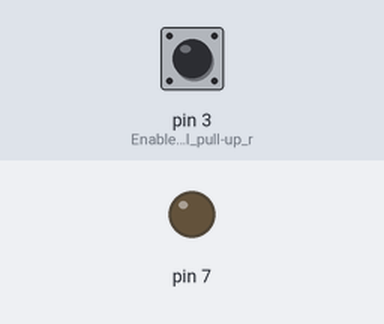
Simulated run of this sketch. Board: Arduino Uno, built with avr-gcc and run on an emulated ATmega328P. On the bench: output pins drawn as LEDs (lit = HIGH). Inputs (shaded band) come from the test bench; at power-on: pin 3 (Enable_internal_pull-up_r) HIGH.

Above: at 1.2 s.
1.3 s: pin 3 (Enable_internal_pull-up_r) pulled LOW for 0.15 s
At 1.37 s:
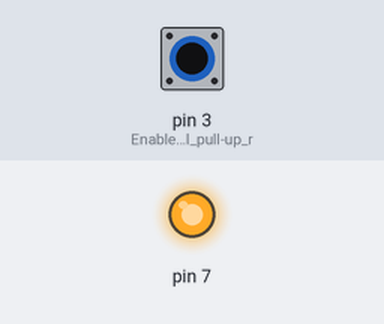
2.9 s: pin 3 (Enable_internal_pull-up_r) pulled LOW for 3.2 s
At 7.0 s:
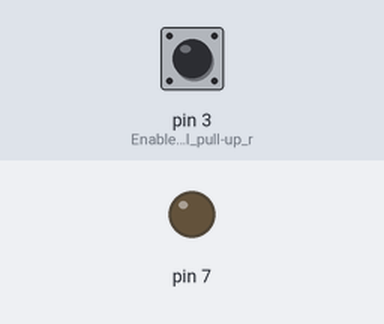
Timing chart, 0 to 8.5 s (numbered marks = the images above; inputs shaded):
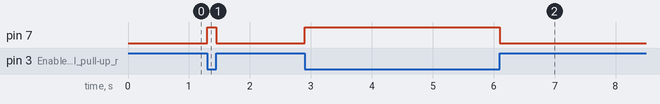

Measured:
- after the input at 1.3 s, pin 7: LOW → HIGH at once, → LOW 0.15 s later
- after the input at 2.9 s, pin 7: LOW → HIGH at once, → LOW 3.2 s later

The sketch:

xbee.ino
```cpp
int etatInter;
void setup() {
  // put your setup code here, to run once:

  pinMode(7, OUTPUT);

   pinMode(3, INPUT_PULLUP); // Enable internal pull-up resistor on pin 5
   digitalWrite(3,HIGH);


}

void loop() {
  // put your main code here, to run repeatedly:
  etatInter = digitalRead(3);


        if ( etatInter == LOW )
        {
              digitalWrite(7,HIGH);
        }
         if ( etatInter == HIGH )
        {
              digitalWrite(7,LOW);
        }


}
```
